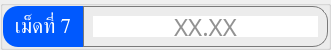
                     <widget class="QGroupBox" name="thickness_val_group_7">
                      <property name="minimumSize">
                       <size>
                        <width>0</width>
                        <height>50</height>
                       </size>
                      </property>
                      <property name="maximumSize">
                       <size>
                        <width>16777215</width>
                        <height>50</height>
                       </size>
                      </property>
                      <property name="styleSheet">
                       <string notr="true">color: rgb(255, 255, 255);</string>
                      </property>
                      <layout class="QHBoxLayout" name="horizontalLayout_25">
                       <property name="spacing">
                        <number>0</number>
                       </property>
                       <property name="leftMargin">
                        <number>0</number>
                       </property>
                       <property name="topMargin">
                        <number>0</number>
                       </property>
                       <property name="rightMargin">
                        <number>0</number>
                       </property>
                       <property name="bottomMargin">
                        <number>0</number>
                       </property>
                       <item>
                        <widget class="QLabel" name="thickness_val_title_7">
                         <property name="minimumSize">
                          <size>
                           <width>80</width>
                           <height>0</height>
                          </size>
                         </property>
                         <property name="font">
                          <font>
                           <family>Kanit</family>
                           <pointsize>16</pointsize>
                           <italic>false</italic>
                           <bold>false</bold>
                           <underline>false</underline>
                           <strikeout>false</strikeout>
                          </font>
                         </property>
                         <property name="styleSheet">
                          <string notr="true">background-color: #0059fe;
border-top-left-radius: 15px;
border-bottom-left-radius: 15px;</string>
                         </property>
                         <property name="text">
                          <string>เม็ดที่ 7</string>
                         </property>
                         <property name="alignment">
                          <set>Qt::AlignmentFlag::AlignCenter</set>
                         </property>
                        </widget>
                       </item>
                       <item>
                        <widget class="QFrame" name="thickness_val_frame_7">
                         <property name="styleSheet">
                          <string notr="true">border: solid;
border-width: 1px;
border-color: rgb(121, 121, 121);
border-top-right-radius: 15px;
border-bottom-right-radius: 15px;</string>
                         </property>
                         <property name="frameShape">
                          <enum>QFrame::Shape::StyledPanel</enum>
                         </property>
                         <property name="frameShadow">
                          <enum>QFrame::Shadow::Raised</enum>
                         </property>
                         <layout class="QHBoxLayout" name="horizontalLayout_26">
                          <item>
                           <widget class="QLineEdit" name="thickness_val_7">
                            <property name="font">
                             <font>
                              <family>Kanit</family>
                              <pointsize>18</pointsize>
                              <fontweight>Medium</fontweight>
                             </font>
                            </property>
                            <property name="styleSheet">
                             <string notr="true">color: rgb(38, 38, 38);
border: none;
border-radius: 0;</string>
                            </property>
                            <property name="inputMethodHints">
                             <set>Qt::InputMethodHint::ImhDigitsOnly</set>
                            </property>
                            <property name="text">
                             <string/>
                            </property>
                            <property name="maxLength">
                             <number>5</number>
                            </property>
                            <property name="alignment">
                             <set>Qt::AlignmentFlag::AlignCenter</set>
                            </property>
                            <property name="placeholderText">
                             <string>XX.XX</string>
                            </property>
                            <property name="clearButtonEnabled">
                             <bool>false</bool>
                            </property>
                           </widget>
                          </item>
                         </layout>
                        </widget>
                       </item>
                      </layout>
                     </widget>
